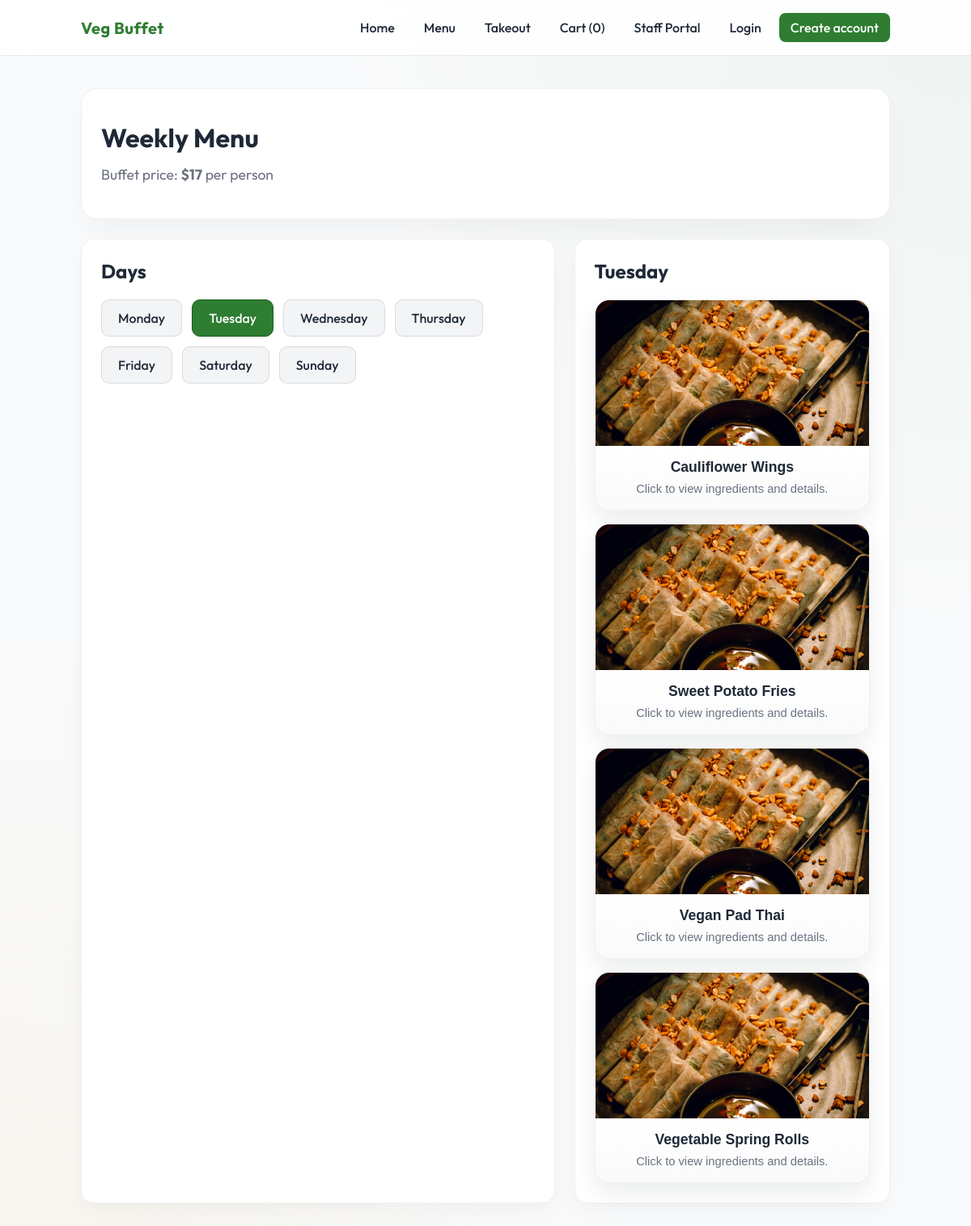
Page /menu.php on the committed database.
### tables this page shows
create table if not exists Day (
  dayId int not null auto_increment,
  dayName varchar(32) not null,
  sortOrder int not null,
  primary key (dayId),
  unique key uq_day_name (dayName),
  unique key uq_day_sort (sortOrder)
);

create table if not exists DayMenuItem (
  dayMenuItemId int not null auto_increment,
  dayId int not null,
  dishId int not null,
  primary key (dayMenuItemId),
  unique key uq_day_dish (dayId, dishId),
  key idx_daymenu_day (dayId),
  key idx_daymenu_dish (dishId),
  constraint fk_daymenu_day
    foreign key (dayId) references Day(dayId)
    on delete cascade
    on update cascade,
  constraint fk_daymenu_dish
    foreign key (dishId) references Dish(dishId)
    on delete restrict
    on update cascade
);

create table if not exists Dish (
  dishId int not null auto_increment,
  dishName varchar(255) not null,
  description text null,
  imageUrl varchar(2048) null,
  isActive boolean not null default 1,
  primary key (dishId),
  unique key uq_dish_name (dishName)
);

### web/lib/menu_catalog.php (called while the page is built, shortened)
<?php
function fetch_days(PDO $pdo): array {
  return $pdo->query('SELECT dayId, dayName, sortOrder FROM Day ORDER BY sortOrder')->fetchAll();
}
function fetch_day_by_id(PDO $pdo, int $dayId): ?array {
  $stmt = $pdo->prepare('SELECT dayId, dayName, sortOrder FROM Day WHERE dayId = ? LIMIT 1');
  $stmt->execute([$dayId]);
  $day = $stmt->fetch();
  return is_array($day) ? $day : null;
}
function fetch_day_menu_dishes(PDO $pdo, int $dayId): array {
  $stmt = $pdo->prepare(
    'SELECT
       dmi.dayMenuItemId,
       d.dishId,
       d.dishName,
       d.description,
       d.imageUrl
     FROM DayMenuItem dmi
     JOIN Dish d ON dmi.dishId = d.dishId
     WHERE dmi.dayId = ? AND d.isActive = 1
     ORDER BY d.dishName ASC'
  );
  $stmt->execute([$dayId]);
  return $stmt->fetchAll();
}

### web/menu.php (the view, shortened to what this page needs)
<?php
require_once __DIR__ . '/lib/layout.php';
require_once __DIR__ . '/lib/menu_catalog.php';
$pdo = db();
$days = fetch_days($pdo);
$dayId = (int)($_GET['day'] ?? 0);
if ($dayId <= 0 && $days) {
  $currentDaySort = (int)date('N');
  foreach ($days as $d) {
    if ((int)$d['sortOrder'] === $currentDaySort) {
      $dayId = (int)$d['dayId'];
      break;
    }
  }
}
$day = $dayId > 0 ? fetch_day_by_id($pdo, $dayId) : null;
$dishes = $day ? fetch_day_menu_dishes($pdo, (int)$day['dayId']) : [];
$price = ($day && (int)$day['sortOrder'] === 4) ? 15 : 17;
?>
<section class="hero">
  <h1>Weekly Menu</h1>
  <p>
    Buffet price: <b>$<?= h((string)$price) ?></b> per person
  </p>
</section>
<div class="grid">
  <aside class="card">
    <h2 class="section-title">Days</h2>
    <div class="btnrow btnrow-wrap btnrow-no-margin">
      <?php foreach ($days as $d): ?>
        <?php $active = ((int)$d['dayId'] === $dayId); ?>
        <a class="btn <?= $active ? 'btn-primary' : '' ?>" href="/menu.php?day=<?= (int)$d['dayId'] ?>">
          <?= h((string)$d['dayName']) ?>
        </a>
      <?php endforeach; ?>
    </div>
  </aside>
  <section class="card">
    <h2 class="section-title"><?= $day ? h((string)$day['dayName']) : 'Menu' ?></h2>
    <?php if (!$day): ?>
      <div class="alert alert-danger">No day selected.</div>
    <?php elseif (!$dishes): ?>
      <div class="alert">No dishes set for this day yet.</div>
    <?php else: ?>
      <div class="card-grid-200">
        <?php foreach ($dishes as $dish): ?>
          <button
            type="button"
            class="card dish-card dish-card-button"
            data-dish-trigger
            data-dish-name="<?= h((string)$dish['dishName']) ?>"
            data-dish-description="<?= h((string)($dish['description'] ?? 'Ingredients will be added soon.')) ?>"
            data-dish-image="<?= h((string)($dish['imageUrl'] ?? '')) ?>"
          >
            <div class="dish-card-media">
              <?php if ($dish['imageUrl']): ?>
                <img src="<?= h((string)$dish['imageUrl']) ?>" alt="<?= h((string)$dish['dishName']) ?>" class="dish-card-image" />
              <?php else: ?>
                <div class="dish-card-empty">No Image</div>
              <?php endif; ?>
            </div>
            <div class="dish-card-body">
              <h3 class="dish-card-title"><?= h((string)$dish['dishName']) ?></h3>
              <p class="dish-card-copy">Click to view ingredients and details.</p>
            </div>
          </button>
        <?php endforeach; ?>
      </div>
    <?php endif; ?>
  </section>
</div>

### web/assets/style.css (style rules this page uses)
:root { --primary: #2E7D32; --primary2: #1B5E20; --bg: #F9FAFB; --panel: #FFFFFF; --panel2: #F3F4F6; --text: #1F2937; --muted: #6B7280; --brand: var(--primary); --danger: #EF4444; --ok: #10B981; --ring: rgba(46, 125, 50, 0.4); --accent: #F59E0B; }
* { box-sizing: border-box; }
html, body { height: 100%; scroll-behavior: smooth; }
body { margin: 0; font-family: 'Outfit', sans-serif; color: var(--text); background: var(--bg); background-image: radial-gradient(circle at top right, rgba(46, 125, 50, 0.05) 0%, transparent 40%), radial-gradient(circle at bottom left, rgba(245, 158, 11, 0.05) 0%, transparent 40%); background-attachment: fixed; }
a { color: var(--primary); text-decoration: none; transition: 0.2s; }
.card { background: var(--panel); border: 1px solid rgba(0,0,0,0.06); border-radius: 16px; padding: 24px; box-shadow: 0 10px 30px -5px rgba(0,0,0,0.05); transition: transform 0.2s, box-shadow 0.2s; }
.hero { padding: 40px 24px; border-radius: 20px; background: var(--panel); border: 1px solid rgba(0,0,0,0.06); box-shadow: 0 20px 40px -10px rgba(0,0,0,0.05); }
.hero h1 { margin: 0 0 12px; font-size: 32px; color: var(--text); }
.hero p { margin: 0; color: var(--muted); line-height: 1.6; font-size: 1.1rem; }
.grid { display: grid; grid-template-columns: 1.2fr 0.8fr; gap: 24px; margin-top: 24px; }
.btnrow { display: flex; gap: 12px; align-items: center; margin-top: 16px; }
.btn { display: inline-flex; align-items: center; justify-content: center; padding: 12px 20px; border-radius: 10px; border: 1px solid rgba(0,0,0,0.1); background: var(--panel2); color: var(--text); font-weight: 500; cursor: pointer; transition: all 0.2s; font-size: 1rem; }
.btn-primary { background: var(--primary); border-color: var(--primary2); color: white; }
.section-title { margin-top: 0; }
.btnrow-wrap { flex-wrap: wrap; }
.btnrow-no-margin { margin-top: 0; }
.card-grid-200 { display: grid; grid-template-columns: repeat(auto-fill, minmax(200px, 1fr)); gap: 16px; }
.dish-card { padding: 0; overflow: hidden; text-align: center; border-radius: 18px; box-shadow: 0 12px 28px rgba(15, 23, 42, 0.08); }
.dish-card-button { width: 100%; border: 1px solid rgba(0,0,0,0.06); background: var(--panel); cursor: pointer; transition: transform 0.2s ease, box-shadow 0.2s ease; }
.dish-card-media { height: 180px; background-color: rgba(0,0,0,0.03); overflow: hidden; }
.dish-card-image { display: block; width: 100%; height: 100%; object-fit: cover; object-position: center; transition: transform 0.28s ease; }
.dish-card-body { padding: 16px 16px 18px; background: linear-gradient(180deg, rgba(255,255,255,0.98) 0%, rgba(249,250,251,0.98) 100%); }
.dish-card-title { margin: 0 0 6px; font-size: 1.1rem; color: var(--text); }
.dish-card-copy { margin: 8px 0 0; color: var(--muted); font-size: 0.92rem; }

### rows in the picture
day: sortOrder "17", dayName "Tuesday"
day: dayName "Monday"
day: dayName "Wednesday"
day: dayName "Thursday"
day: dayName "Friday"
day: dayName "Saturday"
day: dayName "Sunday"
daymenuitem: dishId.imageUrl (picture), dishId.dishName "Cauliflower Wings"
daymenuitem: dishId.imageUrl (picture), dishId.dishName "Sweet Potato Fries"
daymenuitem: dishId.imageUrl (picture), dishId.dishName "Vegan Pad Thai"
daymenuitem: dishId.imageUrl (picture), dishId.dishName "Vegetable Spring Rolls"

### other values in the picture
$cartCount "0"
